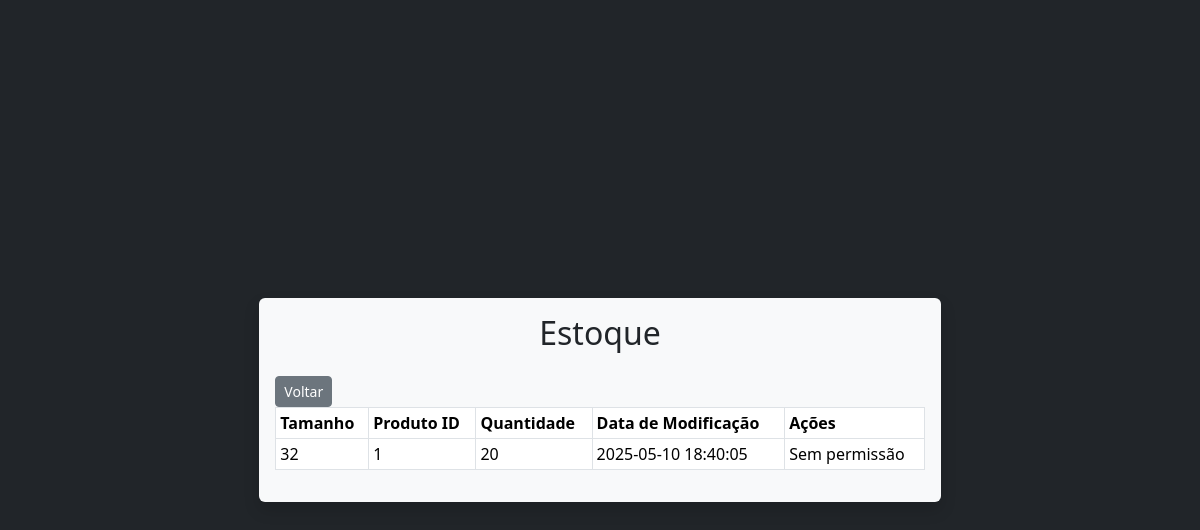
/view/estoque/listar_estoque.php (signed in), run on the app's committed database.
### tables this page shows
CREATE TABLE `estoque` (
  `tamanho` varchar(10) NOT NULL,
  `fk_produto_id` int(11) DEFAULT NULL,
  `quantidade` varchar(255) DEFAULT NULL,
  `data_de_modificacao` timestamp NOT NULL DEFAULT current_timestamp() ON UPDATE current_timestamp(),
  `data_de_criacao` timestamp NOT NULL DEFAULT current_timestamp(),
  `data_de_atualizacao` timestamp NOT NULL DEFAULT current_timestamp() ON UPDATE current_timestamp()
);

### view/estoque/listar_estoque.php (the view, shortened to what this page needs)
<?php
include '../../connection.php';
include '../../head.php';
$query = "SELECT * FROM estoque";
$result = mysqli_query($conn, $query);
?>
<!DOCTYPE html>
<html lang="pt-BR">
<head>
</head>
<body>
    <div class="w-100 vh-100 d-flex flex-column justify-content-center align-items-center bg-dark p-3">
        <div class="col-12 col-sm-10 col-md-8 col-lg-7 bg-light p-3 rounded shadow">
            <h2 class="text-center text-dark mb-4">Estoque</h2>
            <?php
            if ($_SESSION['tipo_usuario'] == 'admin') {
                echo '<a href="../administrador/home_adm.php" class="btn btn-secondary btn-sm">Voltar</a>';
            } elseif ($_SESSION['tipo_usuario'] == 'vendedor') {
                echo '<a href="../vendedor/home_vendedor.php" class="btn btn-secondary btn-sm">Voltar</a>';
            }
            ?>
            <table class="table table-bordered table-hover table-sm">
                <thead>
                    <tr>
                        <th>Tamanho</th>
                        <th>Produto ID</th>
                        <th>Quantidade</th>
                        <th>Data de Modificação</th>
                        <th>Ações</th>
                    </tr>
                </thead>
                <tbody>
                    <?php while ($row = mysqli_fetch_assoc($result)): ?>
                        <tr>
                            <td><?php echo $row['tamanho']; ?></td>
                            <td><?php echo $row['fk_produto_id']; ?></td>
                            <td><?php echo $row['quantidade']; ?></td>
                            <td><?php echo $row['data_de_modificacao']; ?></td>
                            <td>
                                <?php if ($_SESSION['tipo_usuario'] == 'admin'): ?>
                                    <form method="POST" action="../../controller/estoque_controller.php" style="display:inline;">
                                        <input type="hidden" name="tamanho" value="<?php echo $row['tamanho']; ?>">
                                        <input type="hidden" name="fk_produto_id" value="<?php echo $row['fk_produto_id']; ?>">
                                        <button type="submit" name="excluir_estoque" class="btn btn-danger btn-sm">Excluir</button>
                                    </form>
                                <?php else: ?>
                                    <span>Sem permissão</span>
                                <?php endif; ?>
                            </td>
                        </tr>
                    <?php endwhile; ?>
                </tbody>
            </table>
        </div>
    </div>
</body>
</html>

### assets/css/style.css (style rules this page uses)
* { margin: 0; padding: 0; box-sizing: border-box; }
body { font-family: sans-serif; font-size: 16px; background-color: #fff; }

### data on the page
estoque: tamanho "32", fk_produto "1", quantidade "20", data_de_modificacao "2025-05-10 18:40:05"
